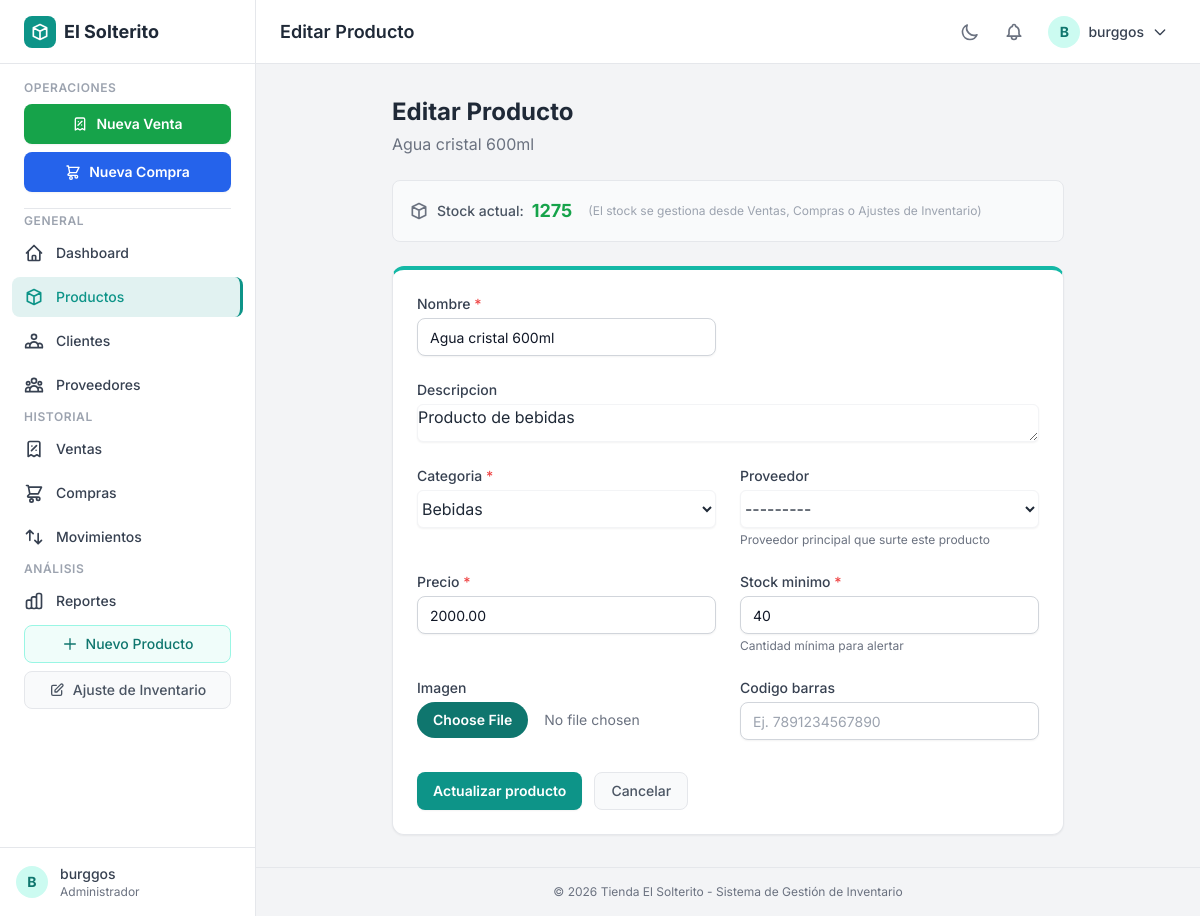
The page /producto/55/editar/ (signed in) on the database its author committed.
### apps/inventario/models.py (models this page shows, shortened)
class Producto(models.Model):
    nombre = models.CharField(max_length=200)
    descripcion = models.TextField(blank=True)
    categoria = models.ForeignKey(
        Categoria,
        on_delete=models.SET_NULL,
        null=True,
        related_name='productos'
    )
    proveedor = models.ForeignKey(
        'Proveedor',
        on_delete=models.SET_NULL,
        null=True,
        blank=True,
        related_name='productos_surtidos',
        help_text='Proveedor principal que surte este producto',
    )
    precio = models.DecimalField(max_digits=10, decimal_places=2)
    stock = models.PositiveIntegerField(default=0)
    stock_minimo = models.PositiveIntegerField(default=5, help_text="Cantidad mínima para alertar")
    imagen = models.ImageField(upload_to='productos/', blank=True, null=True)
    codigo_barras = models.CharField(max_length=50, blank=True, null=True, unique=True)
    activo = models.BooleanField(default=True)
    fecha_creacion = models.DateTimeField(auto_now_add=True)
    fecha_actualizacion = models.DateTimeField(auto_now=True)
    class Meta:
        verbose_name = "Producto"
        verbose_name_plural = "Productos"
        ordering = ['nombre']
        permissions = [
            ('manage_product_catalog', 'Puede gestionar catalogo de productos'),
        ]

### apps/inventario/views.py (the view)
# urls.py: path('producto/<int:pk>/editar/', views.editar_producto, name='editar_producto'),
@login_required
@role_required(ROLE_ADMIN, ROLE_BODEGUERO)
def editar_producto(request, pk):
    producto = get_object_or_404(Producto, pk=pk)
    if request.method == 'POST':
        form = ProductoEditForm(request.POST, request.FILES, instance=producto)
        if form.is_valid():
            form.save()
            messages.success(request, 'Producto actualizado correctamente.')
            return redirect('inventario:detalle_producto', pk=producto.pk)
    else:
        form = ProductoEditForm(instance=producto)
    return render(request, 'inventario/editar_producto.html', {'form': form, 'producto': producto})

### templates/inventario/editar_producto.html (shortened to what this page needs)
{% extends 'base.html' %}
{% load static %}
{% block page_title %}Editar Producto{% endblock %}
{% block content %}
<div class="max-w-2xl mx-auto">
    <div class="mb-6">
        <h2 class="text-2xl font-bold text-gray-800 dark:text-white">Editar Producto</h2>
        <p class="text-gray-500 dark:text-gray-400 mt-1">{{ producto.nombre }}</p>
    </div>
    <div class="mb-6 flex items-center gap-4 bg-gray-50 dark:bg-gray-700/50 rounded-lg p-4 border border-gray-200 dark:border-gray-600">
        <div class="flex items-center gap-2">
            <svg class="w-5 h-5 text-gray-500 dark:text-gray-400" fill="none" stroke="currentColor" viewBox="0 0 24 24"><path stroke-linecap="round" stroke-linejoin="round" stroke-width="2" d="M20 7l-8-4-8 4m16 0l-8 4m8-4v10l-8 4m0-10L4 7m8 4v10M4 7v10l8 4"/></svg>
            <span class="text-sm font-medium text-gray-600 dark:text-gray-300">Stock actual:</span>
            <span class="text-lg font-bold {% if producto.stock <= producto.stock_minimo %}text-red-600 dark:text-red-400{% else %}text-green-600 dark:text-green-400{% endif %}">{{ producto.stock }}</span>
        </div>
        <span class="text-xs text-gray-400 dark:text-gray-500">(El stock se gestiona desde Ventas, Compras o Ajustes de Inventario)</span>
    </div>
    <div class="bg-white dark:bg-gray-800 rounded-xl shadow-sm border border-gray-200 dark:border-gray-700 border-t-4 border-t-teal-500 dark:border-t-teal-700 p-6">
        <form method="post" enctype="multipart/form-data">
            <div class="grid grid-cols-1 md:grid-cols-2 gap-6">
                {% for field in form %}
                <div class="w-full {% if field.name == 'descripcion' %}md:col-span-2{% endif %}">
                    <label for="{{ field.id_for_label }}" class="block text-sm font-medium text-gray-700 dark:text-gray-300 mb-1">
                        {{ field.label }}{% if field.field.required %} <span class="text-red-500">*</span>{% endif %}
                    </label>
                    {{ field }}
                    {% if field.help_text %}
                        <p class="text-gray-500 dark:text-gray-400 text-xs mt-1">{{ field.help_text }}</p>
                    {% endif %}
                </div>
                {% endfor %}
            </div>
            <div class="mt-8 flex flex-col sm:flex-row sm:space-x-3 space-y-3 sm:space-y-0">
                <button type="submit" class="btn-primary">
                    Actualizar producto
                </button>
                <a href="{% url 'inventario:detalle_producto' producto.pk %}" class="btn-secondary">
                    Cancelar
                </a>
            </div>
        </form>
    </div>
</div>
{% endblock %}

### templates/base.html (shortened to what this page needs)
<!DOCTYPE html>
<html lang="es">
<head>
    <script src="https://cdn.tailwindcss.com"></script>
    {% load static role_tags %}
    <link rel="stylesheet" href="{% static 'css/estilo.css' %}">
</head>
<body class="bg-gray-100 dark:bg-gray-900 text-gray-800 dark:text-gray-200 antialiased">
{% if request.resolver_match.url_name != 'login' %}
<aside id="sidebar" class="fixed top-0 left-0 z-50 h-screen w-64 bg-white dark:bg-gray-800 border-r border-gray-200 dark:border-gray-700 transform -translate-x-full lg:translate-x-0 transition-transform duration-200 flex flex-col">
    <div class="flex items-center h-16 px-6 border-b border-gray-200 dark:border-gray-700 flex-shrink-0">
        <a href="{% url 'inventario:dashboard' %}" class="flex items-center space-x-2">
            <div class="w-8 h-8 bg-teal-600 rounded-lg flex items-center justify-center">
                <svg class="w-5 h-5 text-white" fill="none" stroke="currentColor" viewBox="0 0 24 24"><path stroke-linecap="round" stroke-linejoin="round" stroke-width="2" d="M20 7l-8-4-8 4m16 0l-8 4m8-4v10l-8 4m0-10L4 7m8 4v10M4 7v10l8 4"/></svg>
            </div>
            <span class="text-lg font-bold text-gray-800 dark:text-white">El Solterito</span>
        </a>
    </div>
    <nav class="flex-1 overflow-y-auto scrollbar-hide py-4 px-3 space-y-1">
        <div class="px-3 mb-4 space-y-2">
            <p class="mb-2 text-xs font-semibold text-gray-400 dark:text-gray-500 uppercase tracking-wider">Operaciones</p>
            {% if user|has_any_group:'Administrador,Vendedor' %}
            <a href="{% url 'inventario:venta_rapida' %}" class="flex items-center justify-center w-full px-3 py-2.5 text-sm font-semibold text-white bg-green-600 hover:bg-green-700 rounded-lg transition shadow-sm ">
                <svg class="w-4 h-4 mr-2" fill="none" stroke="currentColor" viewBox="0 0 24 24"><path stroke-linecap="round" stroke-linejoin="round" stroke-width="2" d="M9 14l6-6m-5.5.5h.01m4.99 5h.01M19 21V5a2 2 0 00-2-2H7a2 2 0 00-2 2v16l3.5-2 3.5 2 3.5-2 3.5 2z"/></svg>
                Nueva Venta
            </a>
            {% endif %}
            {% if user|has_any_group:'Administrador,Bodeguero' %}
            <a href="{% url 'inventario:compra_rapida' %}" class="flex items-center justify-center w-full px-3 py-2.5 text-sm font-semibold text-white bg-blue-600 hover:bg-blue-700 rounded-lg transition shadow-sm ">
                <svg class="w-4 h-4 mr-2" fill="none" stroke="currentColor" viewBox="0 0 24 24"><path stroke-linecap="round" stroke-linejoin="round" stroke-width="2" d="M3 3h2l.4 2M7 13h10l4-8H5.4M7 13L5.4 5M7 13l-2.293 2.293c-.63.63-.184 1.707.707 1.707H17m0 0a2 2 0 100 4 2 2 0 000-4zm-8 2a2 2 0 100 4 2 2 0 000-4z"/></svg>
                Nueva Compra
            </a>
            {% endif %}
        </div>
        <hr class="border-gray-200 dark:border-gray-700 mx-3">
        <p class="px-3 mt-3 mb-2 text-xs font-semibold text-gray-400 dark:text-gray-500 uppercase tracking-wider">General</p>
        <a href="{% url 'inventario:dashboard' %}" class="sidebar-link flex items-center px-3 py-2.5 text-sm font-medium text-gray-700 dark:text-gray-300 rounded-lg transition {% if request.resolver_match.url_name == 'dashboard' %}active{% endif %}">
            <svg class="w-5 h-5 mr-3 flex-shrink-0" fill="none" stroke="currentColor" viewBox="0 0 24 24"><path stroke-linecap="round" stroke-linejoin="round" stroke-width="2" d="M3 12l2-2m0 0l7-7 7 7M5 10v10a1 1 0 001 1h3m10-11l2 2m-2-2v10a1 1 0 01-1 1h-3m-6 0a1 1 0 001-1v-4a1 1 0 011-1h2a1 1 0 011 1v4a1 1 0 001 1m-6 0h6"/></svg>
            Dashboard
        </a>
        <a href="{% url 'inventario:lista_productos' %}" class="sidebar-link flex items-center px-3 py-2.5 text-sm font-medium text-gray-700 dark:text-gray-300 rounded-lg transition {% if 'producto' in request.resolver_match.url_name %}active{% endif %}">
            <svg class="w-5 h-5 mr-3 flex-shrink-0" fill="none" stroke="currentColor" viewBox="0 0 24 24"><path stroke-linecap="round" stroke-linejoin="round" stroke-width="2" d="M20 7l-8-4-8 4m16 0l-8 4m8-4v10l-8 4m0-10L4 7m8 4v10M4 7v10l8 4"/></svg>
            Productos
        </a>
        {% if user|has_any_group:'Administrador,Vendedor' %}
        <a href="{% url 'inventario:lista_clientes' %}" class="sidebar-link flex items-center px-3 py-2.5 text-sm font-medium text-gray-700 dark:text-gray-300 rounded-lg transition {% if 'cliente' in request.resolver_match.url_name %}active{% endif %}">
            Clientes
        </a>
        {% endif %}
        {% if user|has_any_group:'Administrador,Bodeguero' %}
        <a href="{% url 'inventario:lista_proveedores' %}" class="sidebar-link flex items-center px-3 py-2.5 text-sm font-medium text-gray-700 dark:text-gray-300 rounded-lg transition {% if 'proveedor' in request.resolver_match.url_name %}active{% endif %}">
            Proveedores
        </a>
        {% endif %}
        <p class="px-3 mt-6 mb-2 text-xs font-semibold text-gray-400 dark:text-gray-500 uppercase tracking-wider">Historial</p>
        {% if user|has_any_group:'Administrador,Vendedor' %}
        <a href="{% url 'inventario:lista_ventas' %}" class="sidebar-link flex items-center px-3 py-2.5 text-sm font-medium text-gray-700 dark:text-gray-300 rounded-lg transition ">
            <svg class="w-5 h-5 mr-3 flex-shrink-0" fill="none" stroke="currentColor" viewBox="0 0 24 24"><path stroke-linecap="round" stroke-linejoin="round" stroke-width="2" d="M9 14l6-6m-5.5.5h.01m4.99 5h.01M19 21V5a2 2 0 00-2-2H7a2 2 0 00-2 2v16l3.5-2 3.5 2 3.5-2 3.5 2z"/></svg>
            Ventas
        </a>
        {% endif %}
        {% if user|has_any_group:'Administrador,Bodeguero' %}
        <a href="{% url 'inventario:lista_compras' %}" class="sidebar-link flex items-center px-3 py-2.5 text-sm font-medium text-gray-700 dark:text-gray-300 rounded-lg transition ">
            Compras
        </a>
        <a href="{% url 'inventario:lista_movimientos' %}" class="sidebar-link flex items-center px-3 py-2.5 text-sm font-medium text-gray-700 dark:text-gray-300 rounded-lg transition {% if 'movimiento' in request.resolver_match.url_name %}active{% endif %}">
            <svg class="w-5 h-5 mr-3 flex-shrink-0" fill="none" stroke="currentColor" viewBox="0 0 24 24"><path stroke-linecap="round" stroke-linejoin="round" stroke-width="2" d="M7 16V4m0 0L3 8m4-4l4 4m6 0v12m0 0l4-4m-4 4l-4-4"/></svg>
            Movimientos
        </a>
        {% endif %}
        {% if user|has_group:'Administrador' %}
        <p class="px-3 mt-6 mb-2 text-xs font-semibold text-gray-400 dark:text-gray-500 uppercase tracking-wider">Análisis</p>
        <a href="{% url 'inventario:reportes' %}" class="sidebar-link flex items-center px-3 py-2.5 text-sm font-medium text-gray-700 dark:text-gray-300 rounded-lg transition {% if request.resolver_match.url_name == 'reportes' %}active{% endif %}">
            Reportes
        </a>
        {% endif %}
        <div class="mt-6 px-3 space-y-2">
            {% if user|has_any_group:'Administrador,Bodeguero' %}
            <a href="{% url 'inventario:crear_producto' %}" class="flex items-center justify-center w-full px-3 py-2 text-sm font-medium text-teal-700 dark:text-teal-300 bg-teal-50 dark:bg-teal-900/30 hover:bg-teal-100 dark:hover:bg-teal-900/50 rounded-lg border border-teal-200 dark:border-teal-800 transition">
                <svg class="w-4 h-4 mr-2" fill="none" stroke="currentColor" viewBox="0 0 24 24"><path stroke-linecap="round" stroke-linejoin="round" stroke-width="2" d="M12 4v16m8-8H4"/></svg>
                Nuevo Producto
            </a>
            {% endif %}
            {% if user|has_group:'Administrador' %}
            <a href="{% url 'inventario:crear_movimiento' %}" class="flex items-center justify-center w-full px-3 py-2 text-sm font-medium text-gray-600 dark:text-gray-400 bg-gray-50 dark:bg-gray-700/50 hover:bg-gray-100 dark:hover:bg-gray-700 rounded-lg border border-gray-200 dark:border-gray-600 transition">
                <svg class="w-4 h-4 mr-2" fill="none" stroke="currentColor" viewBox="0 0 24 24"><path stroke-linecap="round" stroke-linejoin="round" stroke-width="2" d="M11 5H6a2 2 0 00-2 2v11a2 2 0 002 2h11a2 2 0 002-2v-5m-1.414-9.414a2 2 0 112.828 2.828L11.828 15H9v-2.828l8.586-8.586z"/></svg>
                Ajuste de Inventario
            </a>
            {% endif %}
        </div>
    </nav>
    {% if user.is_authenticated %}
    <div class="flex-shrink-0 border-t border-gray-200 dark:border-gray-700 p-4">
        <div class="flex items-center">
            <div class="w-8 h-8 bg-teal-100 dark:bg-teal-900 rounded-full flex items-center justify-center text-teal-700 dark:text-teal-300 font-bold text-sm">
                {{ user.username|make_list|first|upper }}
            </div>
            <div class="ml-3 flex-1 min-w-0">
                <p class="text-sm font-medium text-gray-700 dark:text-gray-300 truncate">{{ user.username }}</p>
                <p class="text-xs text-gray-500 dark:text-gray-400">
                    {% if user|has_group:'Administrador' %}Administrador{% elif user|has_group:'Vendedor' %}Vendedor{% elif user|has_group:'Bodeguero' %}Bodeguero{% else %}Usuario{% endif %}
                </p>
            </div>
        </div>
    </div>
    {% endif %}
</aside>
<div class="lg:ml-64 min-h-screen flex flex-col">
    <header class="bg-white dark:bg-gray-800 border-b border-gray-200 dark:border-gray-700 sticky top-0 z-30 h-16 flex items-center px-4 sm:px-6">
        <div class="flex-1 min-w-0">
            <h1 class="text-lg font-semibold text-gray-800 dark:text-gray-200 truncate">{% block page_title %}Sistema de Inventario{% endblock %}</h1>
        </div>
        <div class="flex items-center space-x-2">
            <button id="theme-toggle" class="btn-icon p-2 rounded-lg" aria-label="Cambiar tema" title="Cambiar tema">
                <svg id="theme-icon-moon" class="w-5 h-5" fill="none" stroke="currentColor" viewBox="0 0 24 24"><path stroke-linecap="round" stroke-linejoin="round" stroke-width="2" d="M20.354 15.354A9 9 0 018.646 3.646 9.003 9.003 0 0012 21a9.003 9.003 0 008.354-5.646z"/></svg>
            </button>
            <button class="btn-icon p-2 rounded-lg relative" aria-label="Notificaciones" title="Notificaciones">
            </button>
            {% if user.is_authenticated %}
            <div class="relative" id="user-dropdown-container">
                <button id="user-dropdown-button" class="flex items-center space-x-2 p-2 rounded-lg text-gray-700 dark:text-gray-300 hover:bg-gray-100 dark:hover:bg-gray-700 transition">
                    <div class="w-8 h-8 bg-teal-100 dark:bg-teal-900 rounded-full flex items-center justify-center text-teal-700 dark:text-teal-300 font-bold text-sm">
                        {{ user.username|make_list|first|upper }}
                    </div>
                    <span class="hidden sm:block text-sm font-medium">{{ user.username }}</span>
                    <svg class="w-4 h-4" fill="none" stroke="currentColor" viewBox="0 0 24 24"><path stroke-linecap="round" stroke-linejoin="round" stroke-width="2" d="M19 9l-7 7-7-7"/></svg>
                </button>
            </div>
            {% else %}
            <a href="{% url 'login' %}" class="px-4 py-2 rounded-lg text-sm font-medium text-white bg-teal-600 hover:bg-teal-700 transition">Iniciar sesión</a>
            {% endif %}
        </div>
    </header>
    <main class="flex-1 p-4 sm:p-6 lg:p-8">
        {% block content %}{% endblock %}
    </main>
    <footer class="border-t border-gray-200 dark:border-gray-700 px-6 py-4">
        <p class="text-center text-xs text-gray-500 dark:text-gray-400">&copy; {% now "Y" %} Tienda El Solterito - Sistema de Gestión de Inventario</p>
    </footer>
</div>
{% endif %}
</body>
</html>

### rows shown on the page
Producto: nombre "Agua cristal 600ml", stock "1275", form "Agua cristal 600ml" "Producto de bebidas" "Bebidas" "---------" "2000.00" "40"

### other values the page prints
{{ user.username|make_list|first|upper }} "B"
{{ user.username }} "burggos"
{{ field.label }} "Nombre" "Descripcion" "Categoria" "Proveedor" "Precio" "Stock minimo" "Imagen" "Codigo barras"
{{ field.help_text }} "Proveedor principal que surte este producto" "Cantidad mínima para alertar"
